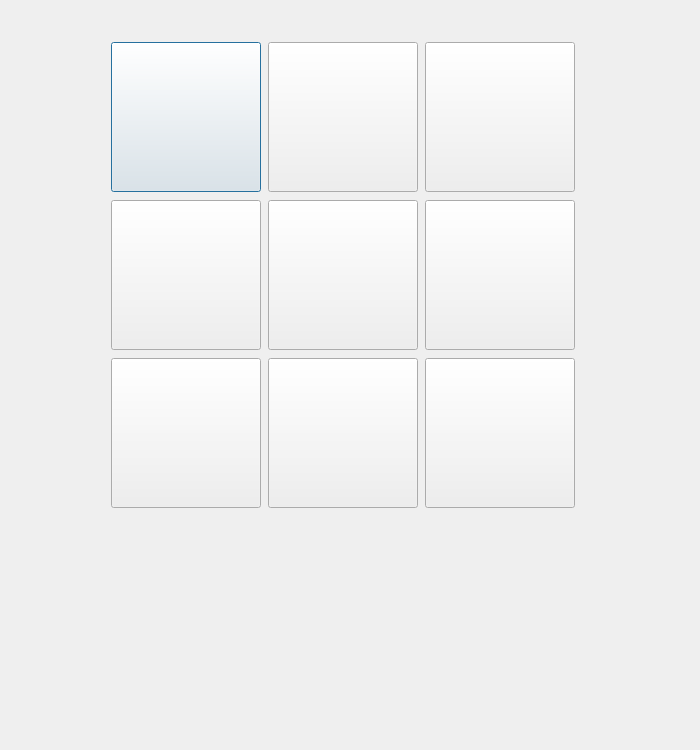
<?xml version="1.0" encoding="UTF-8"?>
<ui version="4.0">
 <class>Dialog</class>
 <widget class="QDialog" name="Dialog">
  <property name="geometry">
   <rect>
    <x>0</x>
    <y>0</y>
    <width>700</width>
    <height>750</height>
   </rect>
  </property>
  <property name="sizePolicy">
   <sizepolicy hsizetype="Fixed" vsizetype="Fixed">
    <horstretch>0</horstretch>
    <verstretch>0</verstretch>
   </sizepolicy>
  </property>
  <property name="minimumSize">
   <size>
    <width>0</width>
    <height>0</height>
   </size>
  </property>
  <property name="maximumSize">
   <size>
    <width>700</width>
    <height>750</height>
   </size>
  </property>
  <property name="windowTitle">
   <string>Путинки-Навальники</string>
  </property>
  <property name="windowIcon">
   <iconset>
    <selectedon>:/resurces/naval.png</selectedon>
   </iconset>
  </property>
  <property name="windowOpacity">
   <double>1.000000000000000</double>
  </property>
  <property name="styleSheet">
   <string notr="true">background-image: url(:/resurces/background.jpg);</string>
  </property>
  <property name="inputMethodHints">
   <set>Qt::ImhNone</set>
  </property>
  <widget class="QWidget" name="layoutWidget">
   <property name="geometry">
    <rect>
     <x>110</x>
     <y>40</y>
     <width>466</width>
     <height>470</height>
    </rect>
   </property>
   <layout class="QVBoxLayout" name="verticalLayout">
    <item>
     <layout class="QHBoxLayout" name="horizontalLayout">
      <item>
       <widget class="QPushButton" name="button">
        <property name="sizePolicy">
         <sizepolicy hsizetype="Fixed" vsizetype="Fixed">
          <horstretch>0</horstretch>
          <verstretch>0</verstretch>
         </sizepolicy>
        </property>
        <property name="minimumSize">
         <size>
          <width>150</width>
          <height>150</height>
         </size>
        </property>
        <property name="maximumSize">
         <size>
          <width>150</width>
          <height>150</height>
         </size>
        </property>
        <property name="styleSheet">
         <string notr="true"/>
        </property>
        <property name="text">
         <string/>
        </property>
        <property name="iconSize">
         <size>
          <width>120</width>
          <height>120</height>
         </size>
        </property>
       </widget>
      </item>
      <item>
       <widget class="QPushButton" name="pushButton_8">
        <property name="sizePolicy">
         <sizepolicy hsizetype="Fixed" vsizetype="Fixed">
          <horstretch>0</horstretch>
          <verstretch>0</verstretch>
         </sizepolicy>
        </property>
        <property name="minimumSize">
         <size>
          <width>150</width>
          <height>150</height>
         </size>
        </property>
        <property name="maximumSize">
         <size>
          <width>150</width>
          <height>150</height>
         </size>
        </property>
        <property name="styleSheet">
         <string notr="true"/>
        </property>
        <property name="text">
         <string/>
        </property>
        <property name="iconSize">
         <size>
          <width>120</width>
          <height>120</height>
         </size>
        </property>
       </widget>
      </item>
      <item>
       <widget class="QPushButton" name="pushButton_6">
        <property name="sizePolicy">
         <sizepolicy hsizetype="Fixed" vsizetype="Fixed">
          <horstretch>0</horstretch>
          <verstretch>0</verstretch>
         </sizepolicy>
        </property>
        <property name="minimumSize">
         <size>
          <width>150</width>
          <height>150</height>
         </size>
        </property>
        <property name="maximumSize">
         <size>
          <width>150</width>
          <height>150</height>
         </size>
        </property>
        <property name="styleSheet">
         <string notr="true"/>
        </property>
        <property name="text">
         <string/>
        </property>
        <property name="iconSize">
         <size>
          <width>120</width>
          <height>120</height>
         </size>
        </property>
       </widget>
      </item>
     </layout>
    </item>
    <item>
     <layout class="QHBoxLayout" name="horizontalLayout_2">
      <item>
       <widget class="QPushButton" name="pushButton_5">
        <property name="sizePolicy">
         <sizepolicy hsizetype="Fixed" vsizetype="Fixed">
          <horstretch>0</horstretch>
          <verstretch>0</verstretch>
         </sizepolicy>
        </property>
        <property name="minimumSize">
         <size>
          <width>150</width>
          <height>150</height>
         </size>
        </property>
        <property name="maximumSize">
         <size>
          <width>150</width>
          <height>150</height>
         </size>
        </property>
        <property name="styleSheet">
         <string notr="true"/>
        </property>
        <property name="text">
         <string/>
        </property>
        <property name="iconSize">
         <size>
          <width>120</width>
          <height>120</height>
         </size>
        </property>
       </widget>
      </item>
      <item>
       <widget class="QPushButton" name="pushButton_9">
        <property name="sizePolicy">
         <sizepolicy hsizetype="Fixed" vsizetype="Fixed">
          <horstretch>0</horstretch>
          <verstretch>0</verstretch>
         </sizepolicy>
        </property>
        <property name="minimumSize">
         <size>
          <width>150</width>
          <height>150</height>
         </size>
        </property>
        <property name="maximumSize">
         <size>
          <width>150</width>
          <height>150</height>
         </size>
        </property>
        <property name="styleSheet">
         <string notr="true"/>
        </property>
        <property name="text">
         <string/>
        </property>
        <property name="iconSize">
         <size>
          <width>120</width>
          <height>120</height>
         </size>
        </property>
       </widget>
      </item>
      <item>
       <widget class="QPushButton" name="pushButton_7">
        <property name="sizePolicy">
         <sizepolicy hsizetype="Fixed" vsizetype="Fixed">
          <horstretch>0</horstretch>
          <verstretch>0</verstretch>
         </sizepolicy>
        </property>
        <property name="minimumSize">
         <size>
          <width>150</width>
          <height>150</height>
         </size>
        </property>
        <property name="maximumSize">
         <size>
          <width>150</width>
          <height>150</height>
         </size>
        </property>
        <property name="styleSheet">
         <string notr="true"/>
        </property>
        <property name="text">
         <string/>
        </property>
        <property name="iconSize">
         <size>
          <width>120</width>
          <height>120</height>
         </size>
        </property>
       </widget>
      </item>
     </layout>
    </item>
    <item>
     <layout class="QHBoxLayout" name="horizontalLayout_3">
      <item>
       <widget class="QPushButton" name="pushButton_2">
        <property name="sizePolicy">
         <sizepolicy hsizetype="Fixed" vsizetype="Fixed">
          <horstretch>0</horstretch>
          <verstretch>0</verstretch>
         </sizepolicy>
        </property>
        <property name="minimumSize">
         <size>
          <width>150</width>
          <height>150</height>
         </size>
        </property>
        <property name="maximumSize">
         <size>
          <width>150</width>
          <height>150</height>
         </size>
        </property>
        <property name="styleSheet">
         <string notr="true"/>
        </property>
        <property name="text">
         <string/>
        </property>
        <property name="iconSize">
         <size>
          <width>120</width>
          <height>120</height>
         </size>
        </property>
       </widget>
      </item>
      <item>
       <widget class="QPushButton" name="pushButton_3">
        <property name="sizePolicy">
         <sizepolicy hsizetype="Fixed" vsizetype="Fixed">
          <horstretch>0</horstretch>
          <verstretch>0</verstretch>
         </sizepolicy>
        </property>
        <property name="minimumSize">
         <size>
          <width>150</width>
          <height>150</height>
         </size>
        </property>
        <property name="maximumSize">
         <size>
          <width>150</width>
          <height>150</height>
         </size>
        </property>
        <property name="styleSheet">
         <string notr="true"/>
        </property>
        <property name="text">
         <string/>
        </property>
        <property name="iconSize">
         <size>
          <width>120</width>
          <height>120</height>
         </size>
        </property>
       </widget>
      </item>
      <item>
       <widget class="QPushButton" name="pushButton_4">
        <property name="sizePolicy">
         <sizepolicy hsizetype="Fixed" vsizetype="Fixed">
          <horstretch>0</horstretch>
          <verstretch>0</verstretch>
         </sizepolicy>
        </property>
        <property name="minimumSize">
         <size>
          <width>150</width>
          <height>150</height>
         </size>
        </property>
        <property name="maximumSize">
         <size>
          <width>150</width>
          <height>150</height>
         </size>
        </property>
        <property name="styleSheet">
         <string notr="true"/>
        </property>
        <property name="text">
         <string/>
        </property>
        <property name="iconSize">
         <size>
          <width>120</width>
          <height>120</height>
         </size>
        </property>
       </widget>
      </item>
     </layout>
    </item>
   </layout>
  </widget>
  <widget class="QWidget" name="result" native="true">
   <property name="enabled">
    <bool>true</bool>
   </property>
   <property name="geometry">
    <rect>
     <x>210</x>
     <y>550</y>
     <width>0</width>
     <height>0</height>
    </rect>
   </property>
   <property name="sizePolicy">
    <sizepolicy hsizetype="Maximum" vsizetype="Maximum">
     <horstretch>0</horstretch>
     <verstretch>0</verstretch>
    </sizepolicy>
   </property>
   <property name="inputMethodHints">
    <set>Qt::ImhNone</set>
   </property>
   <widget class="QWidget" name="layoutWidget">
    <property name="geometry">
     <rect>
      <x>9</x>
      <y>0</y>
      <width>223</width>
      <height>58</height>
     </rect>
    </property>
    <layout class="QVBoxLayout" name="verticalLayout_3">
     <item>
      <widget class="QLabel" name="label">
       <property name="enabled">
        <bool>true</bool>
       </property>
       <property name="sizePolicy">
        <sizepolicy hsizetype="Preferred" vsizetype="Preferred">
         <horstretch>0</horstretch>
         <verstretch>0</verstretch>
        </sizepolicy>
       </property>
       <property name="font">
        <font>
         <pointsize>16</pointsize>
        </font>
       </property>
       <property name="toolTip">
        <string>&lt;html&gt;&lt;head/&gt;&lt;body&gt;&lt;p align=&quot;center&quot;&gt;&lt;br/&gt;&lt;/p&gt;&lt;/body&gt;&lt;/html&gt;</string>
       </property>
       <property name="toolTipDuration">
        <number>-1</number>
       </property>
       <property name="layoutDirection">
        <enum>Qt::LeftToRight</enum>
       </property>
       <property name="autoFillBackground">
        <bool>false</bool>
       </property>
       <property name="styleSheet">
        <string notr="true"/>
       </property>
       <property name="midLineWidth">
        <number>0</number>
       </property>
       <property name="text">
        <string/>
       </property>
       <property name="alignment">
        <set>Qt::AlignCenter</set>
       </property>
      </widget>
     </item>
     <item>
      <layout class="QHBoxLayout" name="horizontalLayout_4">
       <item>
        <widget class="QPushButton" name="restart">
         <property name="enabled">
          <bool>true</bool>
         </property>
         <property name="sizePolicy">
          <sizepolicy hsizetype="Minimum" vsizetype="Minimum">
           <horstretch>0</horstretch>
           <verstretch>0</verstretch>
          </sizepolicy>
         </property>
         <property name="styleSheet">
          <string notr="true"/>
         </property>
         <property name="text">
          <string>Переиграть!</string>
         </property>
        </widget>
       </item>
       <item>
        <widget class="QPushButton" name="no_restart">
         <property name="enabled">
          <bool>false</bool>
         </property>
         <property name="sizePolicy">
          <sizepolicy hsizetype="Minimum" vsizetype="Minimum">
           <horstretch>0</horstretch>
           <verstretch>0</verstretch>
          </sizepolicy>
         </property>
         <property name="styleSheet">
          <string notr="true"/>
         </property>
         <property name="text">
          <string>Я стар для этого дерьма!</string>
         </property>
        </widget>
       </item>
      </layout>
     </item>
    </layout>
   </widget>
  </widget>
  <widget class="QWidget" name="layoutWidget">
   <property name="geometry">
    <rect>
     <x>0</x>
     <y>0</y>
     <width>2</width>
     <height>2</height>
    </rect>
   </property>
   <layout class="QVBoxLayout" name="verticalLayout_2"/>
  </widget>
 </widget>
 <resources/>
 <connections/>
</ui>
